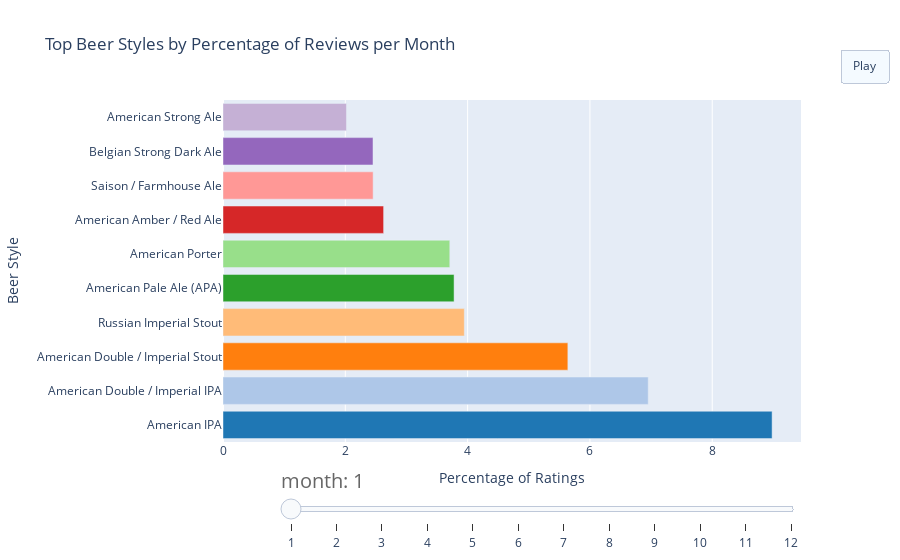

The notebook cell this image was saved under:
### Markdown cell above
In the plot below, we can observe the top 10 beer styles the most frequently reviewed for each month, as the percentage of the total ratings of that specific month. 

We can observe that certain beer styles appear only during specific periods, such as Pumpkin Ale in the fall, Fruit and Vegetable beers in late spring and summer, Märzen/Oktoberfest beers in September and October, and Winter Warmer in December.   

Other beer styles appear to maintain numbers of ratings throughout the year. American IPA is the most rated beer type each month, with American Double/Imperial IPA consistently in second place. Saison/Farmhouse Ale tends to occupy a middle position, while American Amber/Red Ale often ranks near the bottom of the set.

### Code cell
top_styles_per_month_percentage_sorted = top_styles_per_month_percentage.sort_values(by=['month', 'percentage'], ascending=[True, False])

unique_styles = top_styles_per_month_percentage['style'].unique()
palette = sns.color_palette("tab20", len(unique_styles)).as_hex()
style_colors = dict(zip(unique_styles, palette))

# Uncomment the category_orders dictionary
category_orders = {
    'month': [1, 2, 3, 4, 5, 6, 7, 8, 9, 10, 11, 12]
    #'style': top_styles_list
}

frames = [go.Frame(
    data=[go.Bar(
        x=top_styles_per_month_percentage_sorted[top_styles_per_month_percentage_sorted['month'] == month]['percentage'],
        y=top_styles_per_month_percentage_sorted[top_styles_per_month_percentage_sorted['month'] == month]['style'],
        orientation='h',
        marker_color=[style_colors[x] for x in top_styles_per_month_percentage_sorted[top_styles_per_month_percentage_sorted['month'] == month]['style'].to_list()],
    )],
    name=str(month),
) for month in category_orders['month']]

fig = go.Figure(
    data=[go.Bar(
        x=top_styles_per_month_percentage_sorted[top_styles_per_month_percentage_sorted['month'] == 1]['percentage'],
        y=top_styles_per_month_percentage_sorted[top_styles_per_month_percentage_sorted['month'] == 1]['style'],
        orientation='h',
        marker_color=[style_colors[x] for x in top_styles_per_month_percentage_sorted[top_styles_per_month_percentage_sorted['month'] == 1]['style'].to_list()],
    )],
    layout=go.Layout(
        title="Top Beer Styles by Percentage of Reviews per Month",
        xaxis=dict(title="Percentage of Ratings"),
        yaxis=dict(title="Beer Style", automargin=True),
        updatemenus=[dict(
            type="buttons",
            buttons=[dict(label="Play",
                          method="animate",
                          args=[None, dict(frame=dict(duration=1, redraw=True), fromcurrent=True)])],
            x=1.15,  # Position the button on the top right
            xanchor='right',
            y=1.15,
            yanchor='top'
        )],
        sliders=[{
            'steps': [
                {'args': [
                    [str(month)],
                    {'frame': {'duration': 1, 'redraw': True}, 'mode': 'immediate'}
                ],
                'label': str(month),
                'method': 'animate'} for month in category_orders['month']
            ],
            'transition': {'duration': 1},
            'x': 0.1,
            'len': 0.9,
            'currentvalue': {
                'prefix': 'month: ',
                'font': {'size': 20, 'color': '#666'}
            }
        }]
    ),
    frames=frames
)
fig.show()
fig.write_html("illustrations/Jeanne/top_styles_per_month_percentage.html")

### Figure 1 — Plotly figure (JSON) as saved in the notebook; plotly's stock layout.template omitted (floating-point values rounded to 4 significant figures)
{"data": [{"marker": {"color": ["#1f77b4", "#aec7e8", "#ff7f0e", "#ffbb78", "#2ca02c", "#98df8a", "#d62728", "#ff9896", "#9467bd", "#c5b0d5"]}, "orientation": "h", "type": "bar", "x": [8.979, 6.953, 5.639, 3.946, 3.778, 3.709, 2.626, 2.455, 2.453, 2.019], "y": ["American IPA", "American Double / Imperial IPA", "American Double / Imperial Stout", "Russian Imperial Stout", "American Pale Ale (APA)", "American Porter", "American Amber / Red Ale", "Saison / Farmhouse Ale", "Belgian Strong Dark Ale", "American Strong Ale"]}], "layout": {"sliders": [{"currentvalue": {"font": {"color": "#666", "size": 20}, "prefix": "month: "}, "len": 0.9, "steps": [{"args": [["1"], {"frame": {"duration": 1, "redraw": true}, "mode": "immediate"}], "label": "1", "method": "animate"}, {"args": [["2"], {"frame": {"duration": 1, "redraw": true}, "mode": "immediate"}], "label": "2", "method": "animate"}, {"args": [["3"], {"frame": {"duration": 1, "redraw": true}, "mode": "immediate"}], "label": "3", "method": "animate"}, {"args": [["4"], {"frame": {"duration": 1, "redraw": true}, "mode": "immediate"}], "label": "4", "method": "animate"}, {"args": [["5"], {"frame": {"duration": 1, "redraw": true}, "mode": "immediate"}], "label": "5", "method": "animate"}, {"args": [["6"], {"frame": {"duration": 1, "redraw": true}, "mode": "immediate"}], "label": "6", "method": "animate"}, {"args": [["7"], {"frame": {"duration": 1, "redraw": true}, "mode": "immediate"}], "label": "7", "method": "animate"}, {"args": [["8"], {"frame": {"duration": 1, "redraw": true}, "mode": "immediate"}], "label": "8", "method": "animate"}, {"args": [["9"], {"frame": {"duration": 1, "redraw": true}, "mode": "immediate"}], "label": "9", "method": "animate"}, {"args": [["10"], {"frame": {"duration": 1, "redraw": true}, "mode": "immediate"}], "label": "10", "method": "animate"}, {"args": [["11"], {"frame": {"duration": 1, "redraw": true}, "mode": "immediate"}], "label": "11", "method": "animate"}, {"args": [["12"], {"frame": {"duration": 1, "redraw": true}, "mode": "immediate"}], "label": "12", "method": "animate"}], "transition": {"duration": 1}, "x": 0.1}], "title": {"text": "Top Beer Styles by Percentage of Reviews per Month"}, "updatemenus": [{"buttons": [{"args": [null, {"frame": {"duration": 1, "redraw": true}, "fromcurrent": true}], "label": "Play", "method": "animate"}], "type": "buttons", "x": 1.15, "xanchor": "right", "y": 1.15, "yanchor": "top"}], "xaxis": {"title": {"text": "Percentage of Ratings"}}, "yaxis": {"automargin": true, "title": {"text": "Beer Style"}}}}
